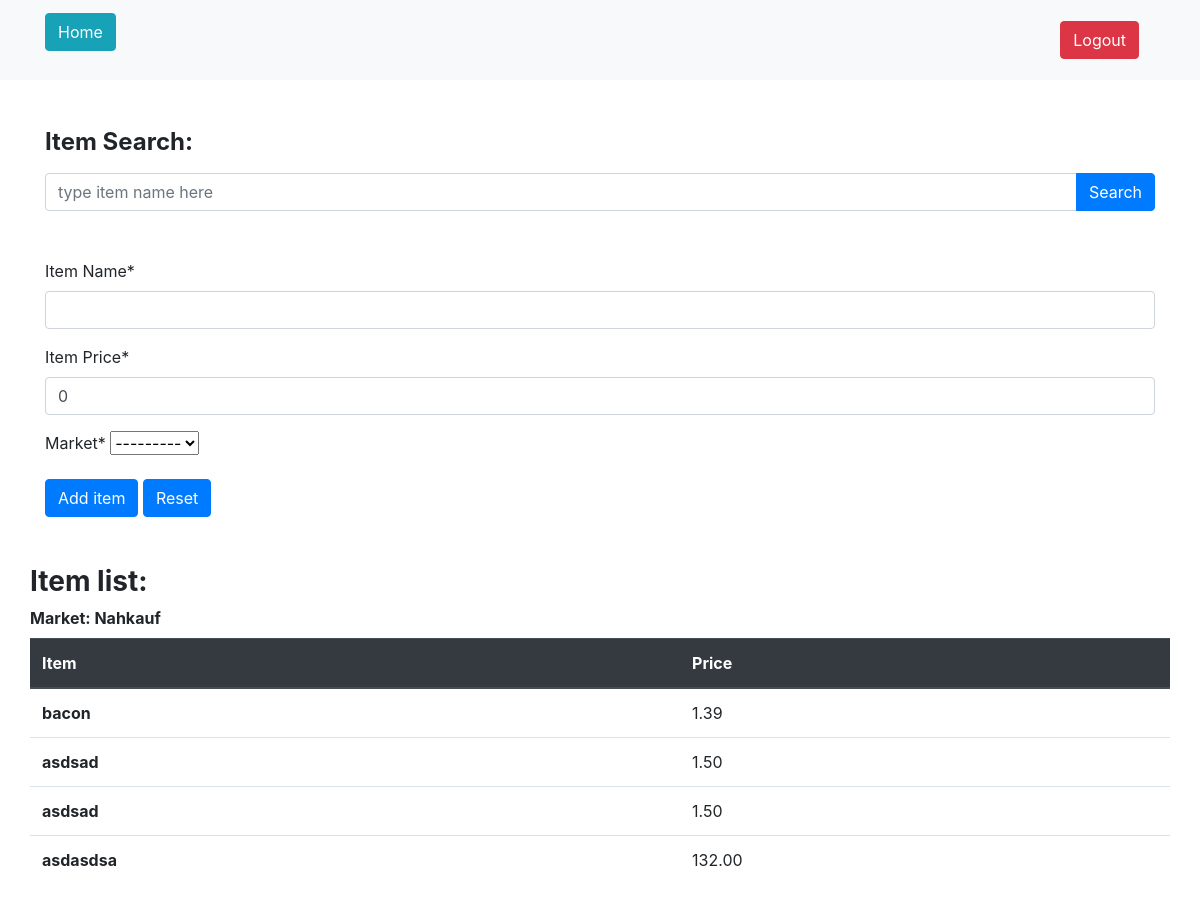
The app's page /createItem (signed in), older data.
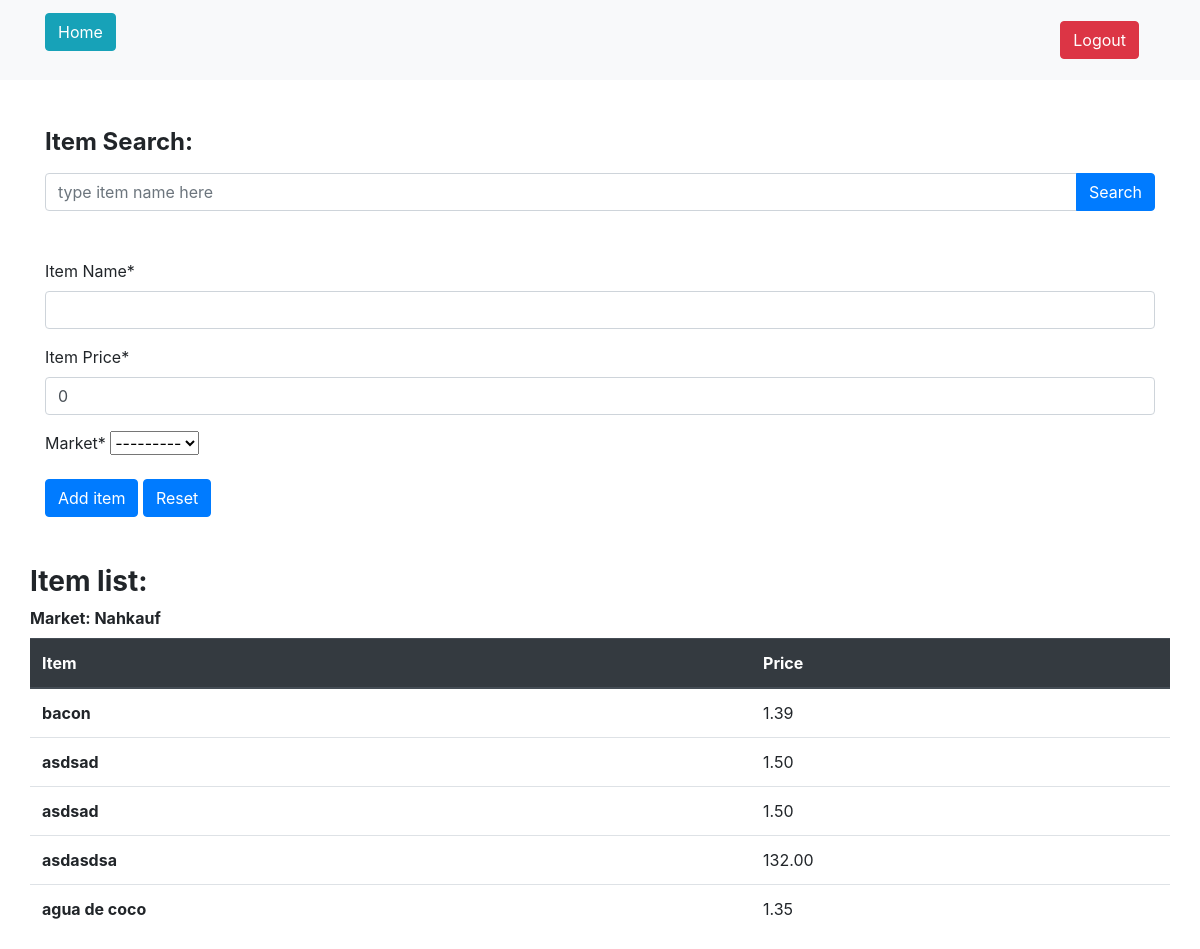
The same page, newer data.
### calculator/models.py (models this page shows, shortened)
class MarketCreatedModel(models.Model):
    name = models.CharField(max_length=100, null=True)
    distance = models.IntegerField(null=True)
    favorite = models.BooleanField(null=True)
    user_id = models.ForeignKey(User, null=True, on_delete=models.CASCADE)
    def __str__(self):
        return f'{self.name.title()}'

class ItemCreatedModel(models.Model):
    name = models.CharField(max_length=100, null=True)
    price = models.FloatField(null=True)
    market_id = models.ForeignKey(MarketCreatedModel, on_delete=models.CASCADE)

### calculator/views.py (the view)
# urls.py: path('createItem' , views.createItemPageView, name='create_item'),
@login_required
def createItemPageView(request):
    if request.method == 'POST':
        form = createNewItemForm(request.user, request.POST)
        form.fields['market_id'].queryset = MarketCreatedModel.objects.filter(user_id=request.user.id)
        if form.is_valid():
            item = form.save(commit=False)
            item.user_id = request.user.id
            item.save()
            messages.success(request, f'Item created!')
            return redirect('create_item')
    else:
        form = createNewItemForm(request.user, initial={'price': 0})
    list_of_markets = MarketCreatedModel.objects.filter(user_id=request.user.id)
    list_of_items = ItemCreatedModel.objects.filter(market_id=list_of_markets[0].id)
    context = {
        'form': form,
        'list_of_markets': list_of_markets,
        'list_of_items': list_of_items,
        }
    return render(request, 'itemCreation.html', context=context)

### calculator/forms.py
class createNewItemForm(forms.ModelForm):
    class Meta:
        model = ItemCreatedModel
        fields = ('name', 'price', 'market_id')
        labels = {
            'name': 'Item Name',
            'price': 'Item Price',
            'market_id': 'Market',
        }
    def __init__(self, user, *args, **kwargs):
        super(createNewItemForm, self).__init__(*args, **kwargs)
        self.fields['market_id'].queryset = MarketCreatedModel.objects.filter(user_id=user.id)
        self.fields['price'].widget.attrs['min'] = 0

### calculator/templates/itemCreation.html (shortened to what this page needs)
{% extends "base.html" %}
{% load crispy_forms_tags %}
{% block content %}
    <div class="container mt-5">
        <label for="itemSearch"><h4><strong>Item Search:</strong></h4></label>
        <div class="input-group">
            <input type="text" class="form-control" placeholder="type item name here" aria-label="Item name to be searched on Item database" aria-describedby="button-addon4">
            <div class="input-group-append" id="button-addon4">
                <button class="btn btn-primary" type="button">Search</button>
            </div>
        </div>
    </div>
    <div class="container mt-5">
        <form method='POST'>
            {{ form|crispy }}
            <button class="btn btn-primary" type="submit" name='saveItem'>Add item</button>
            <button class="btn btn-primary" type="submit" name='resetItem'>Reset</button>
        </form>
    </div>
    <div class="container mt-5">
      <div class="row"><h3><strong>Item list:</strong></h3></label></div>
      <div class='row'>
        {% for market in list_of_markets %}
        <table class="table">
            {% if not forloop.counter|divisibleby:2 %}
            <thead class="thead-dark">
              <label for="itemListMarket"><strong>Market: {{ market.name|title }}</strong></label>
              <tr>
                <th scope="col">Item</th>
                <th scope="col">Price</th>
              </tr>
            </thead>
            <tbody>
              {% for item in list_of_items%}
              <tr>
                <th scope="row">{{item.name}}</th>
                <td>{{item.price|floatformat:2}}</td>
              </tr>
              {% endfor %}
            </tbody>
          </table>
          {% endif %}
          {% endfor %}
          </div>
          {% endblock content %}

### calculator/templates/base.html (shortened to what this page needs)
<!DOCTYPE html>
<html>
  <head>
    {% load static %}
    <link
      rel="stylesheet"
      href="https://cdn.jsdelivr.net/npm/bootstrap@4.6.2/dist/css/bootstrap.min.css"
    />
  </head>
  <body>
    <nav class="navbar navbar-light bg-light">
      <div class="container fluid">
        <div class="d-flex flex-row bd-highlight mb-3">
        <a class="navbar-brand" href="{% url 'home'%}"><button type="button" class="btn btn-info">Home</button></a>
        </div>
        <div class="d-flex flex-row-reverse bd-highlight">
        {% if request.user.is_authenticated %}
        <a class="navbar-brand" href="{% url 'account_logout'%}"><button type="button" class="btn btn-danger">Logout</button></a>
        {% else %}
        <a class="navbar-brand" href="{% url 'account_signup'%}"><button type="button" class="btn btn-primary">Register</button></a>
        <a class="navbar-brand" href="{% url 'account_login'%}"><button type="button" class="btn btn-primary">Login</button></a>
        {% endif %}
    </nav>
    {% block content %}
    {% endblock %}
  </body>
</html>

Row changes from the older to the newer data that the page shows:
added ItemCreatedModel: name "agua de coco", price "1.35"
